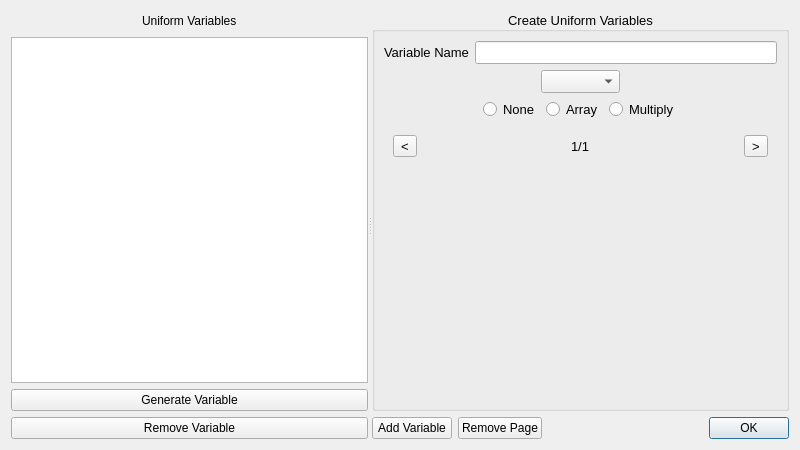
<?xml version="1.0" encoding="UTF-8"?>
<ui version="4.0">
 <class>CreateUniformVariables</class>
 <widget class="QDialog" name="CreateUniformVariables">
  <property name="geometry">
   <rect>
    <x>0</x>
    <y>0</y>
    <width>800</width>
    <height>450</height>
   </rect>
  </property>
  <property name="windowTitle">
   <string>Dialog</string>
  </property>
  <property name="locale">
   <locale language="English" country="UnitedStates"/>
  </property>
  <layout class="QGridLayout" name="gridLayout">
   <item row="0" column="0">
    <widget class="QSplitter" name="splitter">
     <property name="orientation">
      <enum>Qt::Horizontal</enum>
     </property>
     <property name="childrenCollapsible">
      <bool>false</bool>
     </property>
     <widget class="QWidget" name="layoutWidget1">
      <layout class="QVBoxLayout" name="verticalLayout_3">
       <item>
        <layout class="QHBoxLayout" name="horizontalLayout_6">
         <item>
          <spacer name="horizontalSpacer_8">
           <property name="orientation">
            <enum>Qt::Horizontal</enum>
           </property>
           <property name="sizeHint" stdset="0">
            <size>
             <width>40</width>
             <height>20</height>
            </size>
           </property>
          </spacer>
         </item>
         <item>
          <widget class="QLabel" name="label_2">
           <property name="text">
            <string>Uniform Variables</string>
           </property>
          </widget>
         </item>
         <item>
          <spacer name="horizontalSpacer_9">
           <property name="orientation">
            <enum>Qt::Horizontal</enum>
           </property>
           <property name="sizeHint" stdset="0">
            <size>
             <width>40</width>
             <height>20</height>
            </size>
           </property>
          </spacer>
         </item>
        </layout>
       </item>
       <item>
        <widget class="QListView" name="uniformView">
         <property name="sizePolicy">
          <sizepolicy hsizetype="Expanding" vsizetype="Expanding">
           <horstretch>0</horstretch>
           <verstretch>0</verstretch>
          </sizepolicy>
         </property>
         <property name="editTriggers">
          <set>QAbstractItemView::NoEditTriggers</set>
         </property>
        </widget>
       </item>
       <item>
        <widget class="QPushButton" name="generateVarButton">
         <property name="locale">
          <locale language="English" country="UnitedStates"/>
         </property>
         <property name="text">
          <string>Generate Variable</string>
         </property>
        </widget>
       </item>
       <item>
        <widget class="QPushButton" name="removeVarBtn">
         <property name="text">
          <string>Remove Variable</string>
         </property>
        </widget>
       </item>
      </layout>
     </widget>
     <widget class="QWidget" name="layoutWidget">
      <layout class="QVBoxLayout" name="verticalLayout">
       <item>
        <widget class="QGroupBox" name="groupBox">
         <property name="font">
          <font>
           <pointsize>10</pointsize>
          </font>
         </property>
         <property name="title">
          <string>Create Uniform Variables</string>
         </property>
         <property name="alignment">
          <set>Qt::AlignCenter</set>
         </property>
         <layout class="QVBoxLayout" name="verticalLayout_2">
          <item>
           <layout class="QHBoxLayout" name="horizontalLayout">
            <item>
             <widget class="QLabel" name="label">
              <property name="text">
               <string>Variable Name</string>
              </property>
             </widget>
            </item>
            <item>
             <widget class="QLineEdit" name="varName"/>
            </item>
           </layout>
          </item>
          <item>
           <layout class="QHBoxLayout" name="horizontalLayout_2">
            <item>
             <spacer name="horizontalSpacer">
              <property name="orientation">
               <enum>Qt::Horizontal</enum>
              </property>
              <property name="sizeHint" stdset="0">
               <size>
                <width>40</width>
                <height>20</height>
               </size>
              </property>
             </spacer>
            </item>
            <item>
             <widget class="QComboBox" name="varTypesComboBox"/>
            </item>
            <item>
             <spacer name="horizontalSpacer_2">
              <property name="orientation">
               <enum>Qt::Horizontal</enum>
              </property>
              <property name="sizeHint" stdset="0">
               <size>
                <width>40</width>
                <height>20</height>
               </size>
              </property>
             </spacer>
            </item>
           </layout>
          </item>
          <item>
           <layout class="QHBoxLayout" name="horizontalLayout_3">
            <item>
             <spacer name="horizontalSpacer_3">
              <property name="orientation">
               <enum>Qt::Horizontal</enum>
              </property>
              <property name="sizeHint" stdset="0">
               <size>
                <width>40</width>
                <height>20</height>
               </size>
              </property>
             </spacer>
            </item>
            <item>
             <widget class="QRadioButton" name="noneRadio">
              <property name="text">
               <string>None</string>
              </property>
             </widget>
            </item>
            <item>
             <widget class="QRadioButton" name="arrayRadio">
              <property name="text">
               <string>Array</string>
              </property>
             </widget>
            </item>
            <item>
             <widget class="QRadioButton" name="multiplyRadio">
              <property name="text">
               <string>Multiply</string>
              </property>
             </widget>
            </item>
            <item>
             <spacer name="horizontalSpacer_4">
              <property name="orientation">
               <enum>Qt::Horizontal</enum>
              </property>
              <property name="sizeHint" stdset="0">
               <size>
                <width>40</width>
                <height>20</height>
               </size>
              </property>
             </spacer>
            </item>
           </layout>
          </item>
          <item>
           <widget class="QWidget" name="arrayControlWidget" native="true">
            <layout class="QHBoxLayout" name="arrayControlLayout">
             <item>
              <widget class="QToolButton" name="leftButton">
               <property name="text">
                <string>&lt;</string>
               </property>
              </widget>
             </item>
             <item>
              <spacer name="horizontalSpacer_5">
               <property name="orientation">
                <enum>Qt::Horizontal</enum>
               </property>
               <property name="sizeHint" stdset="0">
                <size>
                 <width>40</width>
                 <height>20</height>
                </size>
               </property>
              </spacer>
             </item>
             <item>
              <widget class="QLabel" name="pageNumLabel">
               <property name="text">
                <string>1/1</string>
               </property>
              </widget>
             </item>
             <item>
              <spacer name="horizontalSpacer_7">
               <property name="orientation">
                <enum>Qt::Horizontal</enum>
               </property>
               <property name="sizeHint" stdset="0">
                <size>
                 <width>40</width>
                 <height>20</height>
                </size>
               </property>
              </spacer>
             </item>
             <item>
              <widget class="QToolButton" name="rightButton">
               <property name="text">
                <string>&gt;</string>
               </property>
              </widget>
             </item>
            </layout>
           </widget>
          </item>
          <item>
           <widget class="QStackedWidget" name="setVarStackWidget">
            <property name="currentIndex">
             <number>-1</number>
            </property>
           </widget>
          </item>
         </layout>
        </widget>
       </item>
       <item>
        <layout class="QHBoxLayout" name="horizontalLayout_5">
         <item>
          <widget class="QPushButton" name="addVariableButton">
           <property name="text">
            <string>Add Variable</string>
           </property>
          </widget>
         </item>
         <item>
          <widget class="QPushButton" name="removePageButton">
           <property name="text">
            <string>Remove Page</string>
           </property>
          </widget>
         </item>
         <item>
          <spacer name="horizontalSpacer_6">
           <property name="orientation">
            <enum>Qt::Horizontal</enum>
           </property>
           <property name="sizeHint" stdset="0">
            <size>
             <width>40</width>
             <height>20</height>
            </size>
           </property>
          </spacer>
         </item>
         <item>
          <widget class="QDialogButtonBox" name="buttonBox">
           <property name="orientation">
            <enum>Qt::Horizontal</enum>
           </property>
           <property name="standardButtons">
            <set>QDialogButtonBox::Ok</set>
           </property>
          </widget>
         </item>
        </layout>
       </item>
      </layout>
     </widget>
    </widget>
   </item>
  </layout>
 </widget>
 <resources/>
 <connections>
  <connection>
   <sender>buttonBox</sender>
   <signal>accepted()</signal>
   <receiver>CreateUniformVariables</receiver>
   <slot>accept()</slot>
   <hints>
    <hint type="sourcelabel">
     <x>248</x>
     <y>254</y>
    </hint>
    <hint type="destinationlabel">
     <x>157</x>
     <y>274</y>
    </hint>
   </hints>
  </connection>
  <connection>
   <sender>buttonBox</sender>
   <signal>rejected()</signal>
   <receiver>CreateUniformVariables</receiver>
   <slot>reject()</slot>
   <hints>
    <hint type="sourcelabel">
     <x>316</x>
     <y>260</y>
    </hint>
    <hint type="destinationlabel">
     <x>286</x>
     <y>274</y>
    </hint>
   </hints>
  </connection>
 </connections>
</ui>
